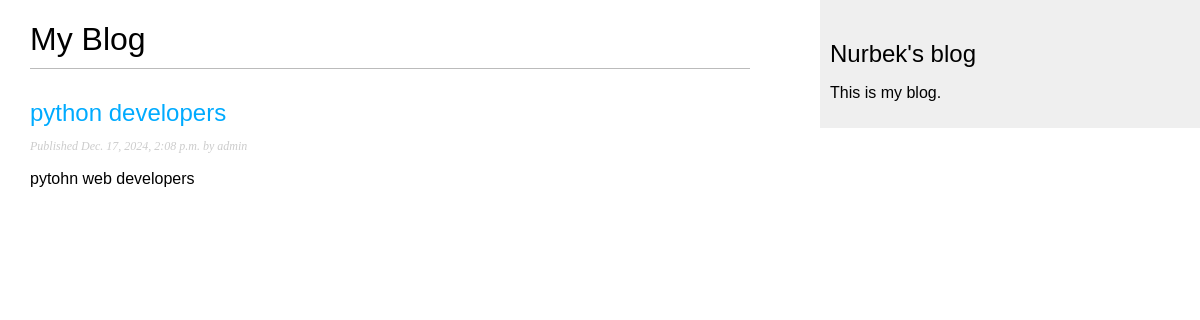
Before: / with the older database file.
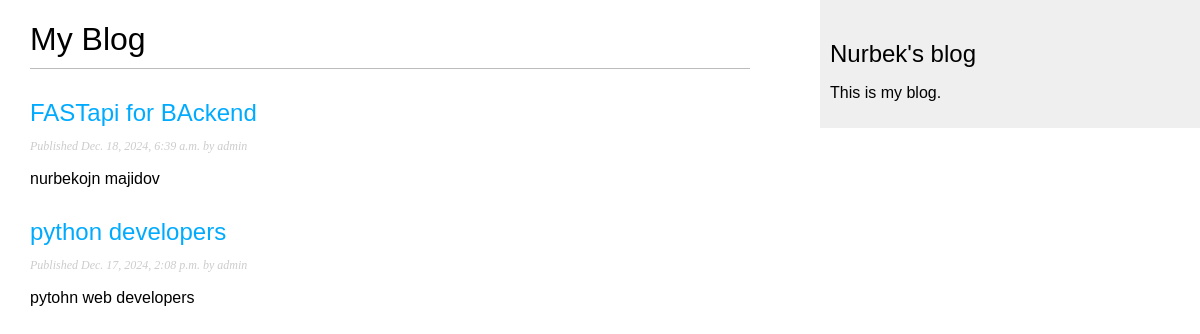
After: the same page with the newer database file.
### page/models.py (models this page shows, shortened)
class Post(models.Model):
    class Status(models.TextChoices):
        DRAFT = 'DF', 'Draft'
        PUBLISHED = 'PB', 'Published'
    title = models.CharField(max_length=250)
    slug = models.SlugField(max_length=250)
    author = models.ForeignKey(
        settings.AUTH_USER_MODEL,
        on_delete=models.CASCADE,
        related_name='blog_posts'
    )
    body = models.TextField()
    publish = models.DateTimeField(default=timezone.now)
    created = models.DateTimeField(auto_now_add=True)
    updated = models.DateTimeField(auto_now=True)
    status = models.CharField(
        max_length=2,
        choices=Status,
        default=Status.DRAFT
    )
    objects = models.Manager()  # The default manager.
    published = PublishedManager()  # Our custom manager.
    class Meta:
        ordering = ["-publish"]
        indexes = [
            models.Index(fields=['-publish']),
        ]

### page/views.py (the view)
# urls.py: path('', post_list, name="post_list"),
def post_list(request):
    posts = Post.published.all()
    return render(request, "blog/post/list.html", context={"posts": posts})

### page/models.py (called while the page is built)
    def get_queryset(self):
        return (
            super().get_queryset().filter(status=Post.Status.PUBLISHED)
        )

### templates/blog/post/list.html (shortened to what this page needs)
{% extends "blog/base.html" %}
{% block content %}
    <h1>My Blog</h1>
    {% for post in posts %}
        <h2>
            <a href="{% url 'blog:post_detail' post.id %}">
                {{ post.title }}
            </a>
        </h2>
        <p class="date">
            Published {{ post.publish }} by {{ post.author }}
        </p>
        {{ post.body|truncatewords:30|linebreaks }}
    {% endfor %}
{% endblock %}

### templates/blog/base.html (shortened to what this page needs)
{% load static %}
<!DOCTYPE html>
<html>
<head>
    <link href="{% static "css/blog.css" %}" rel="stylesheet">
</head>
<body>
<div id="content">
    {% block content %}
    {% endblock %}
</div>
<div id="sidebar">
    <h2>Nurbek's blog</h2>
    <p>This is my blog.</p>
</div>
</body>
</html>

### page/static/css/blog.css (style rules this page uses)
body { margin:0; padding:0; font-family:helvetica, sans-serif; }
a { color:#00abff; text-decoration:none; }
h1 { font-weight:normal; border-bottom:1px solid #bbb; padding:0 0 10px 0; }
h2 { font-weight:normal; margin:30px 0 0; }
#content { float:left; width:60%; padding:0 0 0 30px; }
#sidebar { float:right; width:30%; padding:10px; background:#efefef; height:100%; }
p.date { color:#ccc; font-family: georgia, serif; font-size: 12px; font-style: italic; }

Changed rows visible on the page:
added Post: title "FASTapi for BAckend", publish "Dec. 18, 2024, 6:39 a.m.", author "admin", body "nurbekojn majidov"
